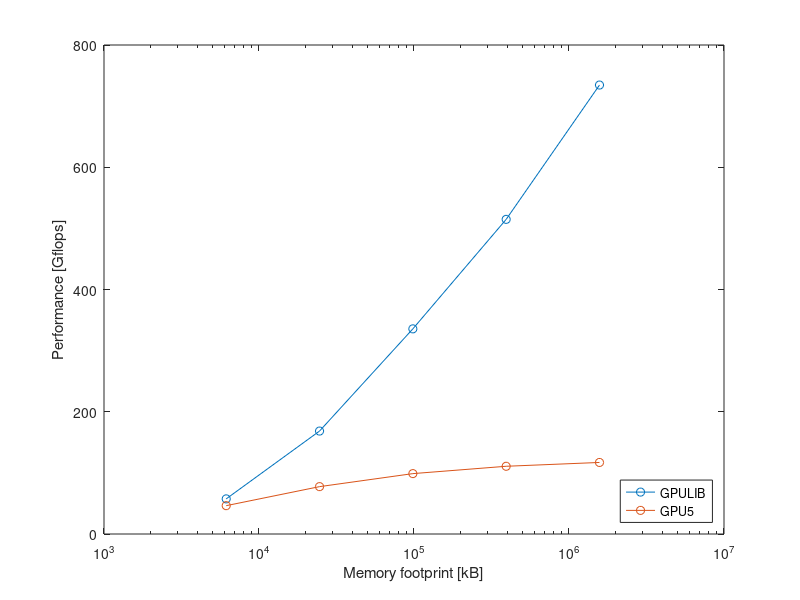

Recreate this plot in MATLAB.
clear; close all;
data = importdata('gpulib.txt');

A = [zeros(size(data.rowheaders)) data.data];
B = unique(data.textdata);

for i = 1:length(data.textdata)
    A(i,1) = find(strcmp(B,data.textdata{i}));
end

I = false(length(A),length(B));
for i = 1:length(B)
    I(:,i) = A(:,1) == i;
end

data = importdata('gpu5.txt');

C = [zeros(size(data.rowheaders)) data.data];
D = unique(data.textdata);

for i = 1:length(data.textdata)
    C(i,1) = find(strcmp(D,data.textdata{i}));
end

I = false(length(C),length(D));
for i = 1:length(D)
    I(:,i) = C(:,1) == i;
end
A(1:5,3) = A(1:5,3)/1000;
C(1:5,3) = C(1:5,3)/1000;
semilogx(A(1:5,2), A(1:5,3),'-o');
hold on
semilogx(C(1:5,2),C(1:5,3),'-o');

xlabel('Memory footprint [kB]'); ylabel('Performance [Gflops]');
legend('GPULIB','GPU5','Location','southeast');
print('gpu5_GPULIB','-dpng')